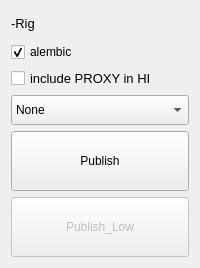
                   <widget class="QWidget" name="stackedPage2">
                    <layout class="QVBoxLayout" name="verticalLayout_4">
                     <item>
                      <widget class="QLabel" name="label_2">
                       <property name="sizePolicy">
                        <sizepolicy hsizetype="Preferred" vsizetype="Preferred">
                         <horstretch>0</horstretch>
                         <verstretch>0</verstretch>
                        </sizepolicy>
                       </property>
                       <property name="minimumSize">
                        <size>
                         <width>0</width>
                         <height>25</height>
                        </size>
                       </property>
                       <property name="font">
                        <font>
                         <pointsize>10</pointsize>
                        </font>
                       </property>
                       <property name="text">
                        <string>-Rig</string>
                       </property>
                      </widget>
                     </item>
                     <item>
                      <widget class="QCheckBox" name="alembicPubCheckBox">
                       <property name="text">
                        <string>alembic</string>
                       </property>
                       <property name="checked">
                        <bool>true</bool>
                       </property>
                      </widget>
                     </item>
                     <item>
                      <widget class="QCheckBox" name="includeProxy_checkBox">
                       <property name="font">
                        <font>
                         <pointsize>10</pointsize>
                        </font>
                       </property>
                       <property name="text">
                        <string>include PROXY in HI</string>
                       </property>
                      </widget>
                     </item>
                     <item>
                      <widget class="QComboBox" name="rigLodComboBox">
                       <property name="sizePolicy">
                        <sizepolicy hsizetype="Preferred" vsizetype="Fixed">
                         <horstretch>0</horstretch>
                         <verstretch>0</verstretch>
                        </sizepolicy>
                       </property>
                       <property name="minimumSize">
                        <size>
                         <width>0</width>
                         <height>30</height>
                        </size>
                       </property>
                       <property name="font">
                        <font>
                         <pointsize>9</pointsize>
                        </font>
                       </property>
                       <item>
                        <property name="text">
                         <string>None</string>
                        </property>
                       </item>
                       <item>
                        <property name="text">
                         <string>Low</string>
                        </property>
                       </item>
                       <item>
                        <property name="text">
                         <string>Mid</string>
                        </property>
                       </item>
                       <item>
                        <property name="text">
                         <string>Hi</string>
                        </property>
                       </item>
                       <item>
                        <property name="text">
                         <string>XLow</string>
                        </property>
                       </item>
                       <item>
                        <property name="text">
                         <string>XHi</string>
                        </property>
                       </item>
                       <item>
                        <property name="text">
                         <string>Mocap</string>
                        </property>
                       </item>
                      </widget>
                     </item>
                     <item>
                      <widget class="QPushButton" name="pubRigPushButton">
                       <property name="minimumSize">
                        <size>
                         <width>150</width>
                         <height>60</height>
                        </size>
                       </property>
                       <property name="font">
                        <font>
                         <pointsize>9</pointsize>
                        </font>
                       </property>
                       <property name="text">
                        <string>Publish</string>
                       </property>
                      </widget>
                     </item>
                     <item>
                      <widget class="QPushButton" name="pubLowRigPushButton">
                       <property name="enabled">
                        <bool>false</bool>
                       </property>
                       <property name="minimumSize">
                        <size>
                         <width>150</width>
                         <height>60</height>
                        </size>
                       </property>
                       <property name="font">
                        <font>
                         <pointsize>9</pointsize>
                        </font>
                       </property>
                       <property name="text">
                        <string>Publish_Low</string>
                       </property>
                      </widget>
                     </item>
                    </layout>
                   </widget>
